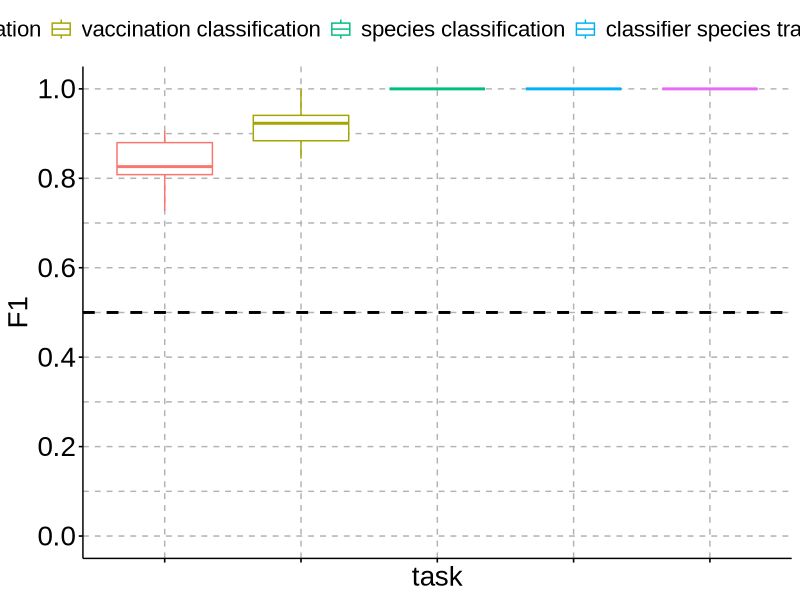
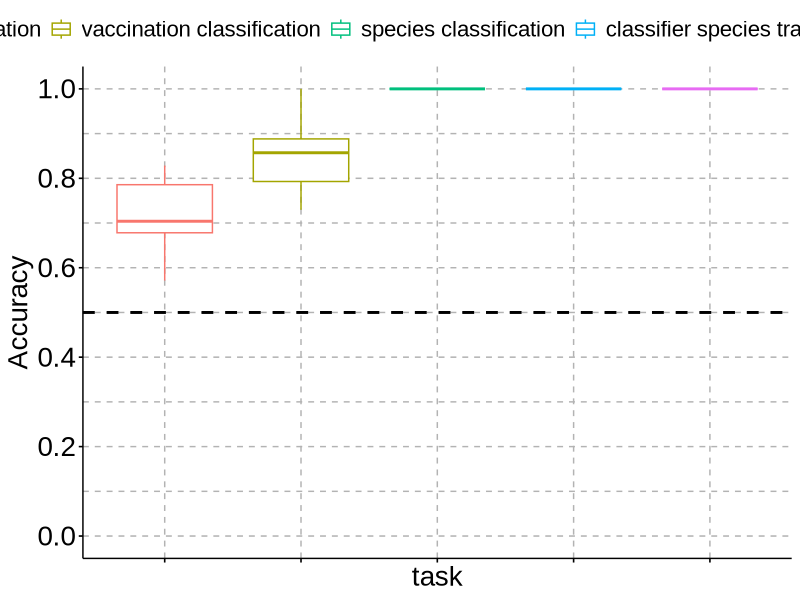
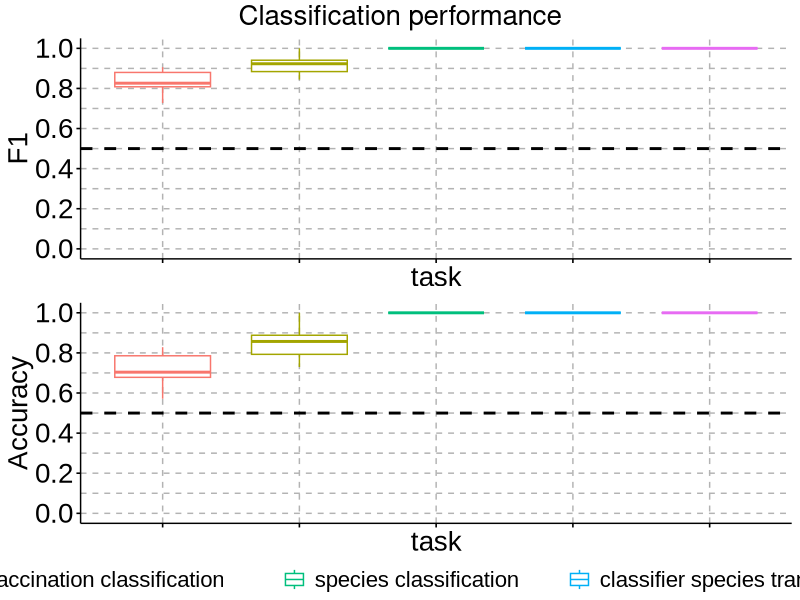
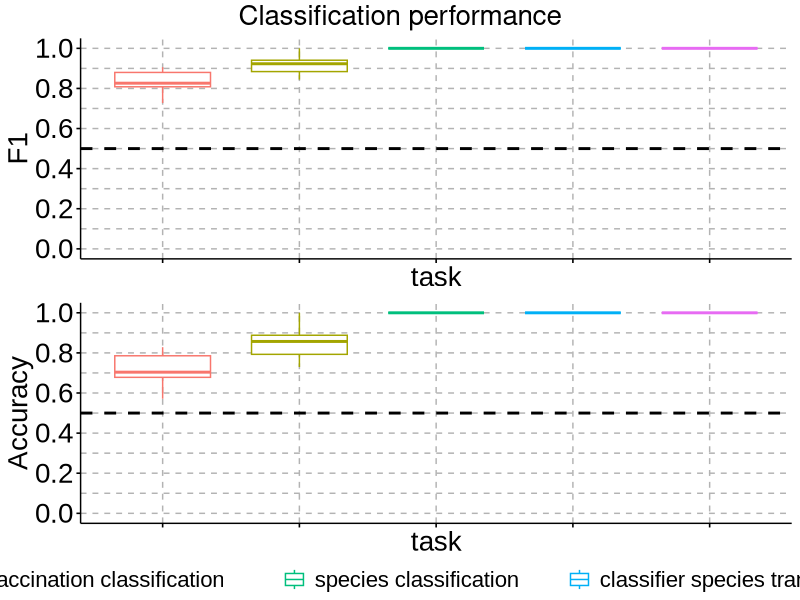

Source code (R) for these figures, in order:
library(tidyverse)
library(ggplot2)
library(ggsignif)
library(ggpubr)

# Load results
results <- data.table::fread('results_intermediate_encoders/10foldvalidation_wholeModel_32dim2000ep_serology.csv')
results_f1 <- results %>% select(F1Species,F1_global,F1Protection,KNNTranslationF1,ClassifierTranslationF1)
results_f1 <- results_f1 %>% gather('task','F1') %>% 
  mutate(task = ifelse(grepl('Species',task),'species classification',
                       ifelse(grepl('Protection',task),'protection classification',
                              ifelse(grepl('global',task),'vaccination classification',
                                     ifelse(grepl('KNN',task),'KNN species translation',
                                                  'classifier species translation')))))
results_f1$task <- factor(results_f1$task,
                           levels = c('protection classification',
                                      'vaccination classification',
                                      'species classification',
                                      'classifier species translation',
                                      'KNN species translation'))
results_acc <- results %>% select(AccuracySpecies,Accuracy_global,AccProtection,KNNTranslationAcc,ClassifierTranslationAcc)
results_acc <- results_acc %>% gather('task','Accuracy') %>% 
  mutate(task = ifelse(grepl('Species',task),'species classification',
                       ifelse(grepl('Protection',task),'protection classification',
                              ifelse(grepl('global',task),'vaccination classification',
                                     ifelse(grepl('KNN',task),'KNN species translation',
                                            'classifier species translation')))))
results_acc$task <- factor(results_acc$task,
                           levels = c('protection classification',
                                      'vaccination classification',
                                      'species classification',
                                      'classifier species translation',
                                      'KNN species translation'))

# Plot results
p1 <- ggboxplot(results_f1,x='task',y='F1',color = 'task') +
  scale_y_continuous(breaks = seq(0,1,0.2),minor_breaks = waiver(),limits = c(0,1))+
  geom_hline(yintercept = 0.5, linetype = "dashed", color = "black",linewidth=1)+
  theme(panel.grid.major = element_line(color = "gray70", linewidth = 0.5, linetype = "dashed"),
        panel.grid.minor =  element_line(color = "gray70", linewidth = 0.5, linetype = "dashed"),
        axis.text.x = element_blank(),
        text = element_text(family = 'Arial',size=20))
print(p1)

p2 <- ggboxplot(results_acc,x='task',y='Accuracy',color = 'task') +
  scale_y_continuous(breaks = seq(0,1,0.2),minor_breaks = waiver(),limits = c(0,1))+
  geom_hline(yintercept = 0.5, linetype = "dashed", color = "black",linewidth=1)+
  theme(panel.grid.major = element_line(color = "gray70", linewidth = 0.5, linetype = "dashed"),
        panel.grid.minor =  element_line(color = "gray70", linewidth = 0.5, linetype = "dashed"),
        axis.text.x = element_blank(),
        text = element_text(family = 'Arial',size=20))
print(p2)

# combine into one plot
p <- ggarrange(plotlist=list(p1,p2),ncol=1,nrow=2,common.legend = TRUE,legend = 'bottom')
annotate_figure(p, top = text_grob("Classification performance", 
                                   color = "black",face = 'plain', size = 20))
ggsave(
  'results_intermediate_encoders/classification_performance.eps', 
  device = cairo_ps,
  scale = 1,
  width = 18,
  height = 18,
  units = "in",
  dpi = 600,
)
